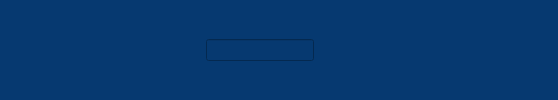
     <widget class="QWidget" name="headerWidget" native="true">
      <property name="styleSheet">
       <string notr="true">QWidget{
	background-color: rgb(6, 57, 112);
}


QPushButton{
	border:none;
}

QPushButton:checked{
	border: 2px solid;
	border-color: black;
	border-radius: 10px;
	
}</string>
      </property>
      <layout class="QHBoxLayout" name="horizontalLayout_4">
       <item>
        <widget class="QPushButton" name="menuBtn">
         <property name="minimumSize">
          <size>
           <width>40</width>
           <height>40</height>
          </size>
         </property>
         <property name="maximumSize">
          <size>
           <width>40</width>
           <height>40</height>
          </size>
         </property>
         <property name="text">
          <string/>
         </property>
         <property name="icon">
          <iconset resource="../../projectRescources.qrc">
           <normaloff>:/icons/menu.png</normaloff>:/icons/menu.png</iconset>
         </property>
         <property name="checkable">
          <bool>true</bool>
         </property>
        </widget>
       </item>
       <item>
        <spacer name="horizontalSpacer">
         <property name="orientation">
          <enum>Qt::Orientation::Horizontal</enum>
         </property>
         <property name="sizeHint" stdset="0">
          <size>
           <width>149</width>
           <height>20</height>
          </size>
         </property>
        </spacer>
       </item>
       <item>
        <layout class="QHBoxLayout" name="horizontalLayout">
         <item>
          <widget class="QLineEdit" name="searchBarTxt"/>
         </item>
         <item>
          <widget class="QPushButton" name="searchBtn">
           <property name="styleSheet">
            <string notr="true">QPushButton:checked{
	border: none;
	
}</string>
           </property>
           <property name="text">
            <string/>
           </property>
           <property name="icon">
            <iconset resource="../../projectRescources.qrc">
             <normaloff>:/icons/search.png</normaloff>:/icons/search.png</iconset>
           </property>
           <property name="checkable">
            <bool>true</bool>
           </property>
          </widget>
         </item>
        </layout>
       </item>
       <item>
        <spacer name="horizontalSpacer_2">
         <property name="orientation">
          <enum>Qt::Orientation::Horizontal</enum>
         </property>
         <property name="sizeHint" stdset="0">
          <size>
           <width>149</width>
           <height>20</height>
          </size>
         </property>
        </spacer>
       </item>
       <item>
        <widget class="QPushButton" name="profileBtnQuickAccess">
         <property name="minimumSize">
          <size>
           <width>40</width>
           <height>40</height>
          </size>
         </property>
         <property name="maximumSize">
          <size>
           <width>40</width>
           <height>40</height>
          </size>
         </property>
         <property name="cursor">
          <cursorShape>PointingHandCursor</cursorShape>
         </property>
         <property name="styleSheet">
          <string notr="true"/>
         </property>
         <property name="text">
          <string/>
         </property>
         <property name="icon">
          <iconset resource="../../projectRescources.qrc">
           <normaloff>:/icons/user.png</normaloff>:/icons/user.png</iconset>
         </property>
         <property name="checkable">
          <bool>true</bool>
         </property>
         <property name="autoExclusive">
          <bool>true</bool>
         </property>
        </widget>
       </item>
      </layout>
     </widget>
